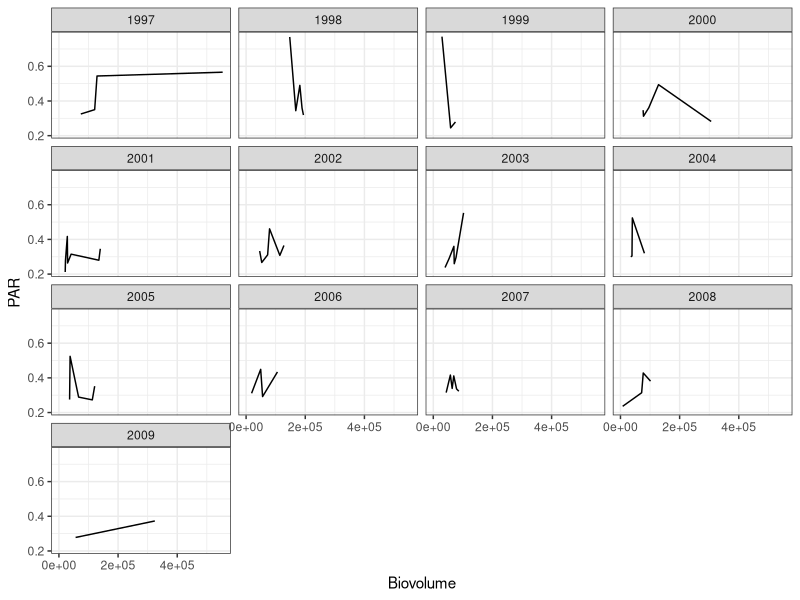

The R source for this figure:
library(lubridate)
library(ggplot2)
library(ggridges)
library(tidyverse)

### bring in data

chems = read_csv('cheminfo.csv') %>%
  filter(lakeid == 'SP') 

chlor = read_csv('chloros.csv') %>%
  filter(lakeid == 'SP') %>%
  filter(depth == '0.00')

#switch date formatting 

par = read_csv('pardatasl.csv')

biovols = read_csv('biovolume1.csv') %>%
  filter(Genus == 'TotalBiovolume')

## create data files and clean

#par and totalbiovolume 
parbv= biovols %>%
  full_join(par, by = c('sampledate'))
write.csv(parbv, "parandbiovolume.csv")

cleanPARbv = read_csv('cleanparandbiovolume.csv')

#totalbios and chloros --- come back to need depth integration 
chlorosbv= biovols %>%
  full_join(chlor, by = c('sampledate'))
write.csv(chlorosbv, "chloroandbiovolume.csv")
   
#totalbios and chems 
  
  
#graphhh!!!
  
#par and totalbiovolume (year, par, biovolume, missing par data)
a<- ggplot(cleanPARbv, aes_(x=cleanPARbv$CellBioVol, y=cleanPARbv$extcoef))+ geom_line()+
  facet_wrap(cleanPARbv$year4)+
  labs(x = "Biovolume",
       y = "PAR")+
  theme_bw()
a


